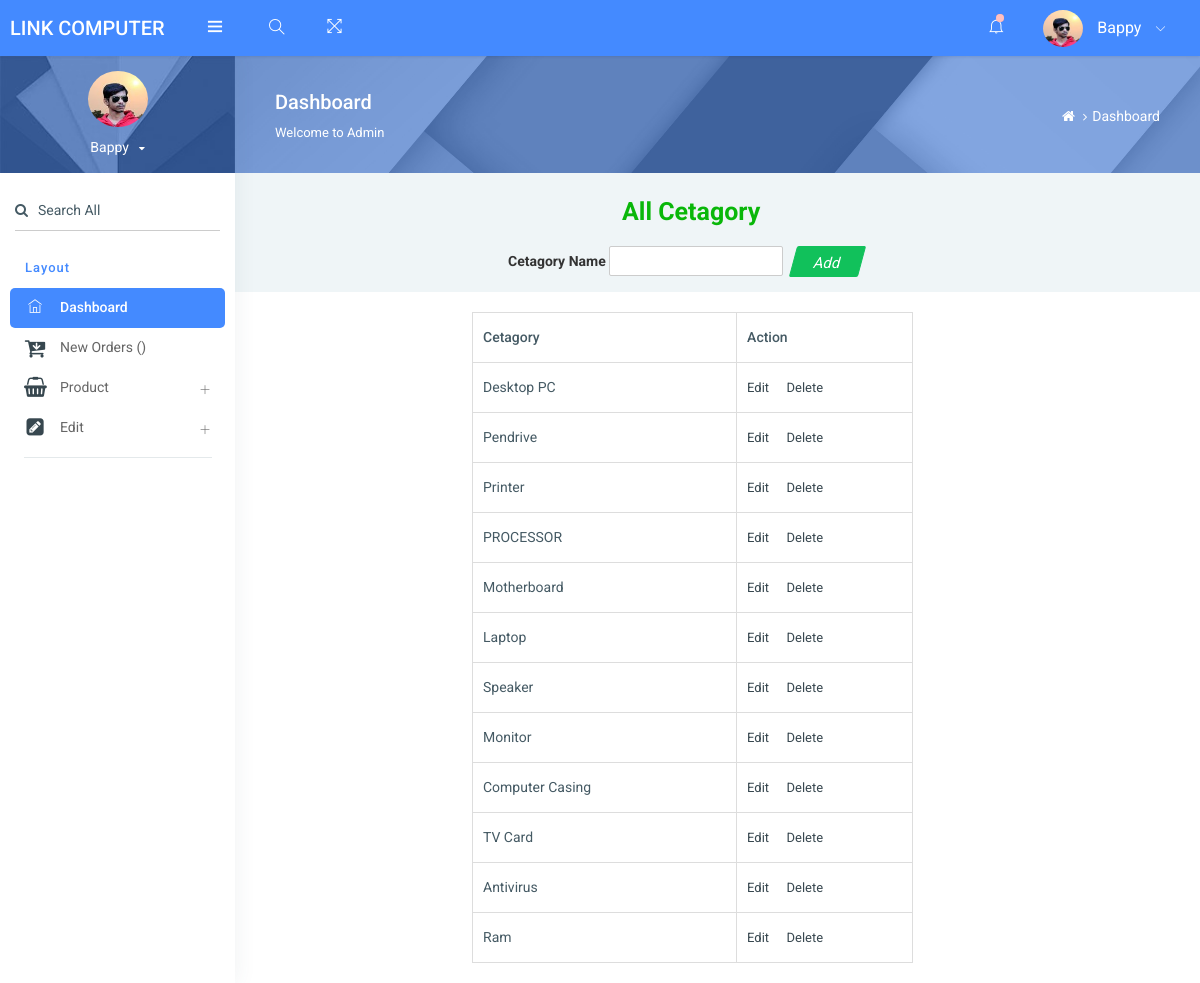
The page /admin/all_cetagory.php (signed in) on the database its author committed.
### tables this page shows
CREATE TABLE `category` (
  `category_id` int(11) NOT NULL,
  `categoryname` varchar(50) NOT NULL
);

### admin/all_cetagory.php (the view, shortened to what this page needs)
<?php include('header.php')?>
	<form method="post" enctype="multipart/form-data">
		<div class="all_heading">All Cetagory</div>
		<form class="form-inline" action="" method="post">
			<div class="cetagory_main">
				<span>Cetagory Name</span>
				<span><input type="text" name="category" /></span>
				<button class="btn waves-effect waves-light btn-success btn-skew" name="cat_sbt">Add</button>
			</div>
		</form>
		<div class="cetagory_table">
			<table border="1">
				<tr>
					<th>Cetagory</th>
					<th>Action</th>
				</tr>
				<?php
					$select="select * from category";
					$query=mysqli_query($db,$select);
					while($row=mysqli_fetch_assoc($query)){
					$id=$row['category_id'];
					$category=$row['categoryname'];
				?>
				<tr>
					<td><?php echo $category?></td>
					<td><a href="edit_cetagory.php?id=<?php echo $id?>&&name=<?php echo $category?>">Edit</a> &nbsp &nbsp <a href="delete_cetagory.php?id=<?php echo $id?>" >Delete</a></td>
				</tr>
				<?php }?>
			</table>
		</div>
	</form>
</body>
</html>

### admin/header.php (shortened to what this page needs)
<!DOCTYPE html>
<html lang="en">
<head>
    <link rel="stylesheet" href="assets/pages/waves/css/waves.min.css" type="text/css" media="all">
      <link rel="stylesheet" type="text/css" href="assets/css/bootstrap/css/bootstrap.min.css">
      <link rel="stylesheet" href="assets/pages/waves/css/waves.min.css" type="text/css" media="all">
      <link rel="stylesheet" type="text/css" href="assets/icon/themify-icons/themify-icons.css">
      <link rel="stylesheet" type="text/css" href="assets/icon/font-awesome/css/font-awesome.min.css">
      <link rel="stylesheet" type="text/css" href="assets/css/jquery.mCustomScrollbar.css">
        <link rel="stylesheet" href="https://www.amcharts.com/lib/3/plugins/export/export.css" type="text/css" media="all" />
      <link rel="stylesheet" type="text/css" href="assets/css/style.css">
      <link rel="stylesheet" type="text/css" href="assets/css/bappy.css">
  </head>
  <body>
  <div id="pcoded" class="pcoded">
      <div class="pcoded-container navbar-wrapper">
          <nav class="navbar header-navbar pcoded-header">
              <div class="navbar-wrapper">
                  <div class="navbar-logo">
                      <a class="mobile-menu waves-effect waves-light" id="mobile-collapse" href="#!">
                          <i class="ti-menu"></i>
                      </a>
                      <a href="index.php">
                          <h5>Link Computer</h5>
                      </a>
                  </div>
                  <div class="navbar-container container-fluid">
                      <ul class="nav-left">
                          <li class="header-search">
                              <div class="main-search morphsearch-search">
                                  <div class="input-group">
                                      <input type="text" class="form-control">
                                      <span class="input-group-addon search-btn"><i class="ti-search"></i></span>
                                  </div>
                              </div>
                          </li>
                          <li>
                              <a href="#!" onclick="javascript:toggleFullScreen()" class="waves-effect waves-light">
                                  <i class="ti-fullscreen"></i>
                              </a>
                          </li>
                      </ul>
                      <ul class="nav-right">
                          <li class="header-notification">
                              <a href="#!" class="waves-effect waves-light">
                                  <i class="ti-bell"></i>
                                  <span class="badge bg-c-red"></span>
                              </a>
                          </li>
                          <li class="user-profile header-notification">
                              <a href="#!" class="waves-effect waves-light">
                                  <img src="assets/images/bappy.jpg" class="img-radius" alt="User-Profile-Image">
                                  <span>Bappy</span>
                                  <i class="ti-angle-down"></i>
                              </a>
                          </li>
                      </ul>
                  </div>
              </div>
          </nav>
          <div class="pcoded-main-container">
              <div class="pcoded-wrapper">
                  <nav class="pcoded-navbar">
                      <div class="pcoded-inner-navbar main-menu">
                          <div class="">
                              <div class="main-menu-header">
                                  <img class="img-80 img-radius" src="assets/images/bappy.jpg" alt="User-Profile-Image">
                                  <div class="user-details">
                                      <span id="more-details">Bappy<i class="fa fa-caret-down"></i></span>
                                  </div>
                              </div>
                          </div>
                          <div class="p-15 p-b-0">
                              <form class="form-material">
                                  <div class="form-group form-primary">
                                      <input type="text" name="footer-email" class="form-control" required="">
                                      <label class="float-label"><i class="fa fa-search m-r-10"></i>Search All</label>
                                  </div>
                              </form>
                          </div>
                          <div class="pcoded-navigation-label" data-i18n="nav.category.navigation">Layout</div>
                          <ul class="pcoded-item pcoded-left-item">
                              <li class="active">
                                  <a href="index.php" class="waves-effect waves-dark">
                                      <span class="pcoded-micon"><i class="ti-home"></i><b>D</b></span>
                                      <span class="pcoded-mtext" data-i18n="nav.dash.main">Dashboard</span>
                                  </a>
                              </li>
							  <li class="">
                                  <a href="order.php" class="waves-effect waves-dark">
                                      <span class="pcoded-micon"><i class="fa fa-cart-arrow-down" style="font-size:22px;"></i><b>D</b></span>
                                      <span class="pcoded-mtext" data-i18n="nav.dash.main">New Orders (<span class="count"></span>)</span>
                                  </a>
                              </li>
                              <li class="pcoded-hasmenu">
                                  <a href="javascript:void(0)" class="waves-effect waves-dark">
                                      <span class="pcoded-micon"><i class="fa fa-shopping-basket" style="font-size:20px;"></i></span>
                                      <span class="pcoded-mtext"  data-i18n="nav.basic-components.main">Product</span>
                                  </a>
                              </li>
							  <li class="pcoded-hasmenu">
                                  <a href="javascript:void(0)" class="waves-effect waves-dark">
                                      <span class="pcoded-micon"><i class="fa fa-pencil-square" style="font-size:20px;"></i></span>
                                      <span class="pcoded-mtext"  data-i18n="nav.basic-components.main">Edit</span>
                                  </a>
                              </li>
                          </ul>
                      </div>
                  </nav>
                  <div class="pcoded-content">
                      <div class="page-header">
                          <div class="page-block">
                              <div class="row align-items-center">
                                  <div class="col-md-8">
                                      <div class="page-header-title">
                                          <h5 class="m-b-10">Dashboard</h5>
                                          <p class="m-b-0">Welcome to Admin</p>
                                      </div>
                                  </div>
                                  <div class="col-md-4">
                                      <ul class="breadcrumb-title">
                                          <li class="breadcrumb-item">
                                              <a href="index.php"> <i class="fa fa-home"></i> </a>
                                          </li>
                                          <li class="breadcrumb-item"><a href="#!">Dashboard</a>
                                          </li>
                                      </ul>
                                  </div>
                              </div>
                          </div>
                      </div>

### admin/assets/css/bappy.css (style rules this page uses)
.page-header { height:117px; }
.all_heading { margin-top:20px; padding-left:387px; color:#09b709; font-size:25px; font-weight:bold; }
.cetagory_main { padding-left:273px; margin-top:15px; margin-bottom:15px; }
.cetagory_main span:first-child { color:#333; font-weight:bold; }
.cetagory_main span input[type=text] { font-size:14px; border-radius:2px; border:1px solid #cccccc; height:30px; padding-left:10px; }
.cetagory_main button { width:69px; height:31px; line-height:13px; margin-left:6px; }
.cetagory_table { background:#fff; padding:20px; }
.cetagory_table table { border:1px solid #ddd; margin-left:217px; }
.cetagory_table table tr { height:50px; }
.cetagory_table table tr th { padding-left:10px; }
.cetagory_table table tr td { padding-left:10px; }
.cetagory_table table tr th:first-child { width:30%; }
.cetagory_table table tr th:nth-child(2) { width:20%; }

### rows shown on the page
category: categoryname "Desktop PC"
category: categoryname "Pendrive"
category: categoryname "Printer"
category: categoryname "PROCESSOR"
category: categoryname "Motherboard"
category: categoryname "Laptop"
category: categoryname "Speaker"
category: categoryname "Monitor"
category: categoryname "Computer Casing"
category: categoryname "TV Card"
category: categoryname "Antivirus"
category: categoryname "Ram"
